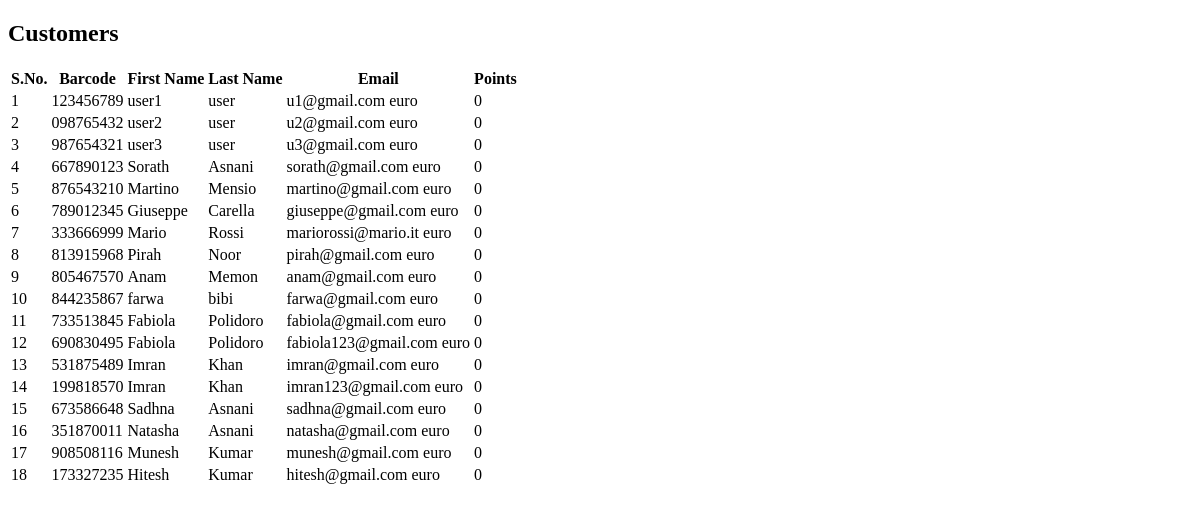
/show_product_details.php, run on an earlier commit of the app's database.
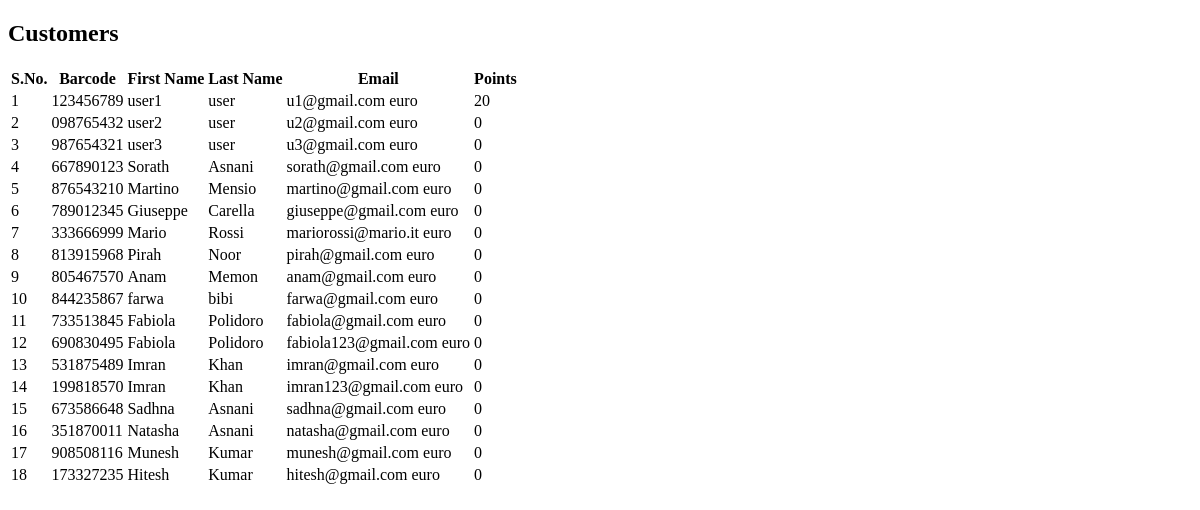
And on a later commit of the database.
### tables this page shows
CREATE TABLE `customer` (
  `CustomerID` int(11) NOT NULL,
  `Barcode` varchar(15) NOT NULL,
  `FirstName` varchar(15) NOT NULL,
  `LastName` varchar(15) NOT NULL,
  `Email` varchar(30) NOT NULL,
  `Password` varchar(255) NOT NULL,
  `Points` int(11) NOT NULL DEFAULT '0'
);

### show_product_details.php (the view, shortened to what this page needs)
<!DOCTYPE html>
<html>
<body class="times-new-roman">
	<div class="container-fluid">
				<h2 class="text-primary">Customers</h2>
				<?php
					$query = "SELECT * FROM `customer` WHERE Email != 'msg@gmail.com' AND FirstName != 'Admin'";
					$result = mysqli_query($conn, $query);
					$records = mysqli_num_rows($result);
					$i = 0;
					if($records > 0){ ?>
				<table class="table table-hover table-striped table-bordered table-font">
					<tr class="text-primary">
						<th class="text-center">S.No.</th>
						<th>Barcode</th>
						<th>First Name</th>
						<th>Last Name</th>
						<th>Email</th>
						<th class="text-center">Points</th>
					</tr>
					<?php while($row = mysqli_fetch_array($result, MYSQLI_ASSOC)){ ?>
					<tr>
						<td class="text-center"><?php $i = $i+1; echo $i; ?></td>
						<td><?php echo $row["Barcode"]; ?></td>
						<td><?php echo $row["FirstName"]; ?></td>
						<td><?php echo $row["LastName"]; ?></td>
						<td><?php echo $row["Email"] .' euro'; ?></td>
						<td class="text-center"><?php echo $row["Points"]; ?></td>
					</tr>
					<?php } ?>
			</table>
				<?php } else {
					echo '<script type="text/javascript"> alert("You have not purchased anything yet!") </script>';
				 } ?>
	</div>
</body>
</html>

What changed in the data, as far as the page shows it:
changed customer "user1": Points "0" → "20"
